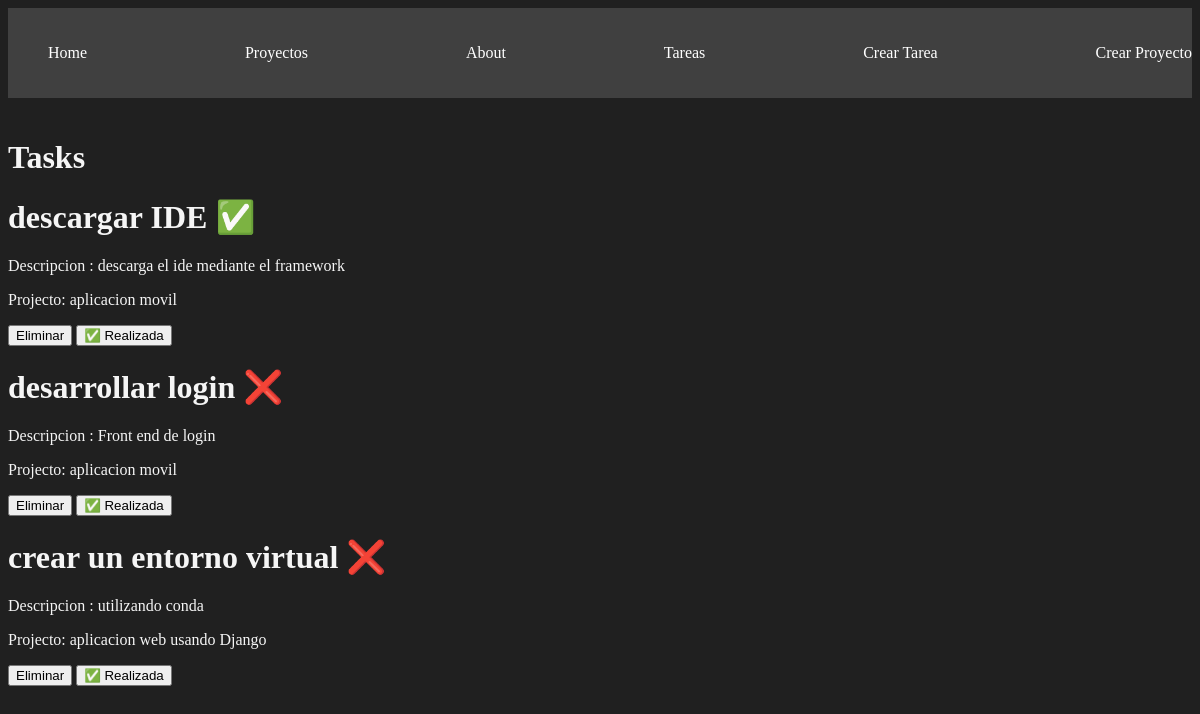
/tasks/, run on an earlier commit of the app's database.
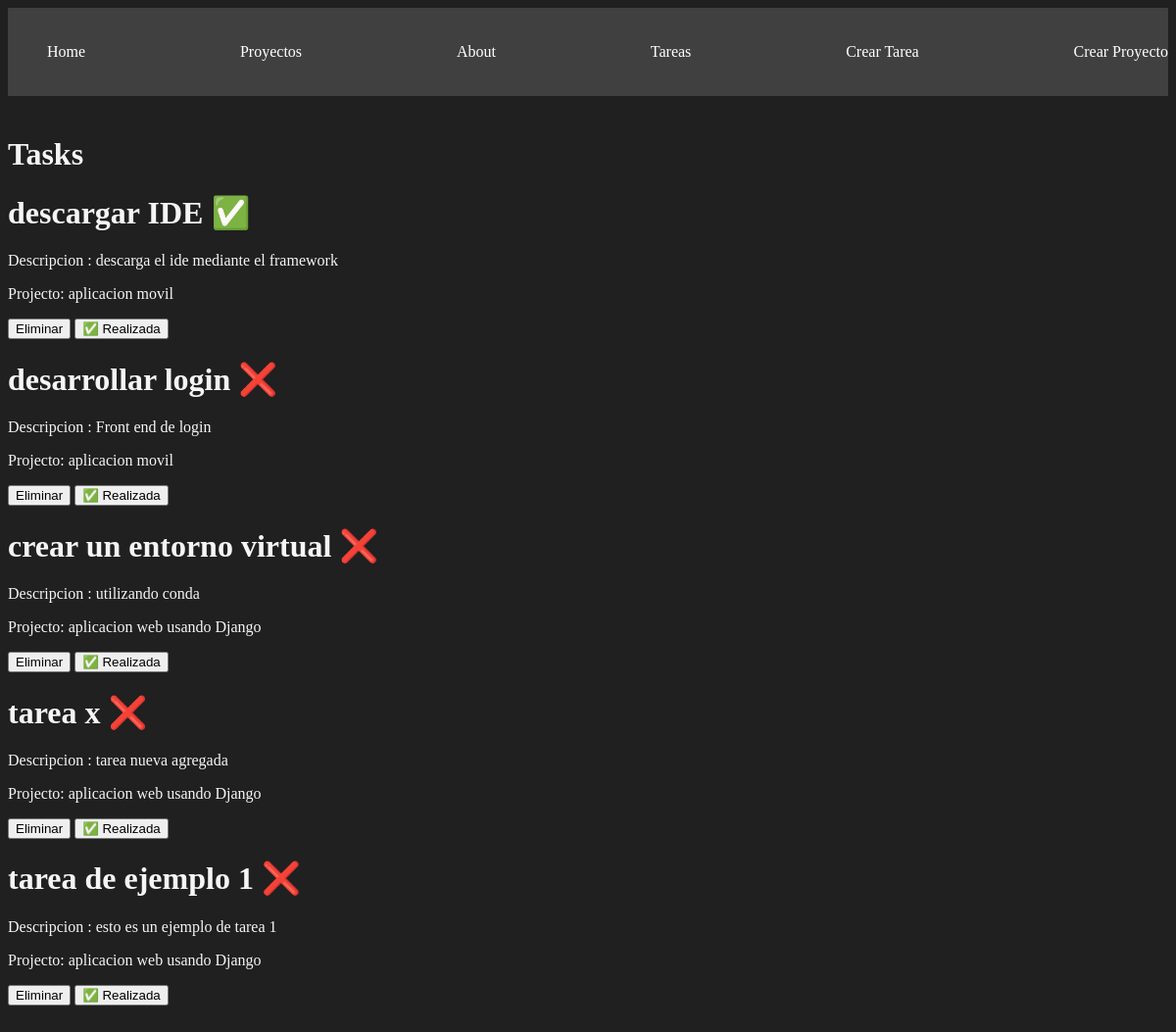
And on a later commit of the database.
### myapp/models.py (models this page shows, shortened)
class Task(models.Model):
    title = models.CharField(max_length=200)
    description = models.TextField()
    project = models.ForeignKey(Project, on_delete=models.CASCADE)
    done = models.BooleanField(default=False)

class Project(models.Model):
    name = models.CharField(max_length=200)

### myapp/views.py (the view)
# urls.py: path('tasks/', views.tasks, name="tasks"),
def tasks(request):
   tasks = Task.objects.all()
   return render(request, 'tasks/tasks.html', {
      'tasks' : tasks
   })

### myapp/templates/tasks/tasks.html
{% extends 'layouts/base.html' %}
{% block content %}
<h1>Tasks</h1>
  {% for task in tasks %}
  <div>
    <h1>{{task.title}} {% if task.done == False %} ❌ {% else %} ✅ {% endif %} </h1>
    <p>Descripcion : {{task.description}}</p>
    <p>Projecto: {{task.project.name}}</p>
    <button>Eliminar</button>
    <button>✅ Realizada</button><br>
  </div>
  {% endfor %}
  {% endblock %}

### myapp/templates/layouts/base.html (shortened to what this page needs)
{% load static %}
<!DOCTYPE html>
<html lang="en">
<head>
  <link rel="stylesheet" href="{% static 'styles/main.css' %}">
</head>
<body>
  <nav class="navbar container">
    <ul>
      <li>
        <a href="/">Home</a>
      </li>
      <li>
        <a href="/projects">Proyectos</a>
      </li>
      <li>
        <a href="{% url 'about' %}">About</a>
      </li>
      <li>
        <a href="{% url 'tasks' %}">Tareas</a>
      </li>
      <li>
        <a href="{% url 'create_task' %}">Crear Tarea</a>
      </li>
      <li>
        <a href="{% url 'create_project'%}">Crear Proyecto</a>
      </li>
    </ul>
  </nav>
  <main class="container">
    {% block content%}
    {% endblock %}
  </main>
</body>
</html>

### myapp/static/styles/main.css (style rules this page uses)
body { background: #202020; color: whitesmoke; }
.navbar { background: #404040; padding: 5px 0; }
.navbar ul li a { color: white; text-decoration: none; }
.navbar ul li { list-style: none; }
.navbar ul { display: flex; justify-content: space-between; }
.container { max-width: 1200px; margin: auto; padding: 20px 0; }

What changed in the data, as far as the page shows it:
added Task: title "tarea x", description "tarea nueva agregada", project.name "aplicacion web usando Django"
added Task: title "tarea de ejemplo 1", description "esto es un ejemplo de tarea 1", project.name "aplicacion web usando Django"
